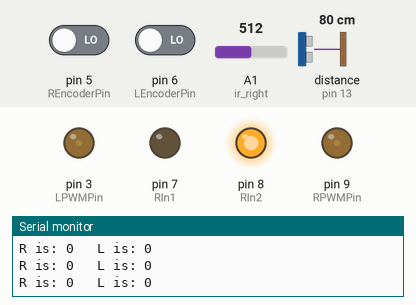
A sketch run on a simulated Arduino Uno, built with avr-gcc and run on an emulated ATmega328P. Shown: output pins drawn as LEDs (lit = HIGH), the last lines printed to the serial monitor. Wiring (inferred from the names in the program): ultrasonic range finder: trigger pin 12; echo pin 13. Inputs (shaded band) come from the test bench; at power-on: distance to the obstacle (sensor on pin 13) 80 cm, pin 5 (REncoderPin) LOW, pin 6 (LEncoderPin) LOW, A1 (ir_right) = 512. The echo pulse lasts 58.3 µs per cm; pins used as bus, display or sensor lines are not drawn.

Above: at 1.2 s.
1.3 s: distance to the obstacle (sensor on pin 13) set to 9 cm
At 2.5 s:
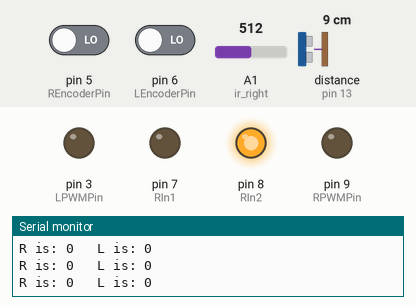
2.8 s: distance to the obstacle (sensor on pin 13) set to 35 cm
At 4.0 s:
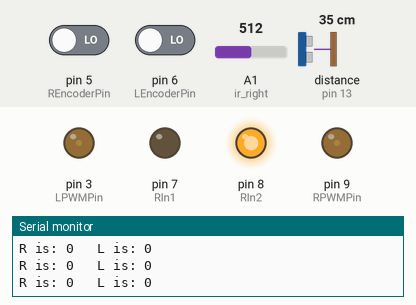
4.3 s: pin 5 (REncoderPin) driven HIGH
At 5.5 s:
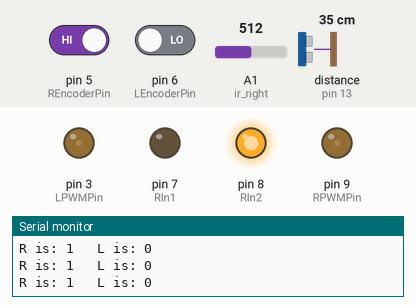
5.8 s: distance to the obstacle (sensor on pin 13) set to 2 cm
At 7.1 s:
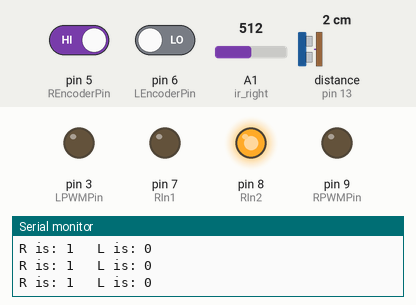
Timing chart, 0 to 8.3 s (numbered marks = the images above; inputs shaded):
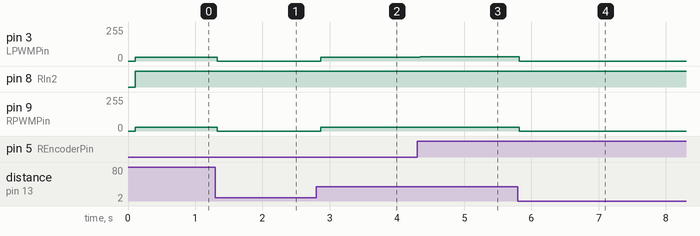

Measured:
- after the input at 1.3 s, pin 3 (LPWMPin), pin 9 (RPWMPin): 30/255 → 0/255 at once
- after the input at 2.8 s, pin 3 (LPWMPin), pin 9 (RPWMPin): 0/255 → 30/255 after 0.07 s
- after the input at 4.3 s, pin 3 (LPWMPin): 30/255 → 33/255 after 0.05 s
- after the input at 5.8 s, pin 3 (LPWMPin): 33/255 → 0/255 at once; pin 9 (RPWMPin): 30/255 → 0/255 at once

The sketch:

MicroMouse.ino
```cpp
#define echoPin 13 // Echo Pin
#define trigPin 12 // Trigger Pin

int maximumRange = 200; // Maximum range needed
int minimumRange = 0; // Minimum range needed
long duration, distance; // Duration used to calculate distance

int const RPWMPin=9;
int const RIn2=8;
int const RIn1=7;
int const LIn1=2;
int const LPWMPin=3;
int const LIn2=4;
int const REncoderPin=5;
int const LEncoderPin=6;

int const ir_left = A0;
int const ir_right = A1;

int countL=0;
int countR=0;

int previousL=0;
int previousR=0;

void front_distancer() {

  digitalWrite(trigPin, LOW);
  delayMicroseconds(2);

  digitalWrite(trigPin, HIGH);
  delayMicroseconds(10);

  digitalWrite(trigPin, LOW);
  duration = pulseIn(echoPin, HIGH);


  //Calculate the distance (in cm) based on the speed of sound.
  distance = duration/58.2;

  if (distance >= maximumRange || distance <= minimumRange){
  /* Send a negative number to computer and Turn LED ON
  to indicate "out of range" */
//  Serial.println("-1");
  }
  else {
  /* Send the distance to the computer using Serial protocol, and
  turn LED OFF to indicate successful reading. */
  //Serial.println(distance);
}
 //Delay 50ms before next reading.
 delay(50);
}

void side_ir_distancer() {
  int ir_left;
  int ir_right;

}


void go() {
  int LsensorVal = digitalRead(LEncoderPin);
  if (LsensorVal != previousL)
  {
    countL=countL+1;
  }
  previousL=LsensorVal;
  int RsensorVal=digitalRead(REncoderPin);
  if (RsensorVal != previousR)
  {
    countR=countR+1;
  }
  previousR=RsensorVal;
  //Serial.println(count);
//  if (count<1500)
//  {
  String r="R is: ";
  String l="   L is: ";
  Serial.print(r);
  Serial.print(countR);
  Serial.print(l);
  Serial.println(countL);

  digitalWrite(trigPin, LOW);
  delayMicroseconds(2);

  digitalWrite(trigPin, HIGH);
  delayMicroseconds(10);

  digitalWrite(trigPin, LOW);
  duration = pulseIn(echoPin, HIGH);

  distance = duration/58.2;

  if (distance>30)
  {
    if (countR>countL){
      digitalWrite(RIn1,LOW);
      digitalWrite(RIn2,HIGH);
      digitalWrite(LIn1,HIGH);
      digitalWrite(LIn2,LOW);
      analogWrite(RPWMPin,30);
      analogWrite(LPWMPin,33);
    }
    else if (countL>countR){
      digitalWrite(RIn1,LOW);
      digitalWrite(RIn2,HIGH);
      digitalWrite(LIn1,HIGH);
      digitalWrite(LIn2,LOW);
      analogWrite(RPWMPin,33);
      analogWrite(LPWMPin,30);
    }
    else if (countL==countR) {
      digitalWrite(RIn1,LOW);
      digitalWrite(RIn2,HIGH);
      digitalWrite(LIn1,HIGH);
      digitalWrite(LIn2,LOW);
      analogWrite(RPWMPin,30);
      analogWrite(LPWMPin,30);
    }
  }
  else
  {
    analogWrite(RPWMPin,0);
    analogWrite(LPWMPin,0);
  }
}

//void irRead_left() {
//  int result = analogRead(ir_left);
//  //Serial.println(result);
//  delay(50);
//}

void irRead_right() {
  int result = analogRead(ir_right);
  //Serial.println(result);
  delay(50);
}

void setup()
{

  Serial.begin(9600);
  pinMode(trigPin, OUTPUT);
  pinMode(echoPin, INPUT);

  pinMode(LPWMPin, OUTPUT);
  pinMode(RPWMPin, OUTPUT);
  pinMode(RIn2, OUTPUT);
  pinMode(RIn1,OUTPUT);
  pinMode(LIn2, OUTPUT);
  pinMode(LIn1, OUTPUT);
  pinMode(REncoderPin, INPUT);
  pinMode(LEncoderPin, INPUT);

//  pinMode(ir_left, INPUT);
  pinMode(ir_right, INPUT);
}

void loop()
{
//  irRead_left();
  irRead_right();
  front_distancer();
  go();
}
```
